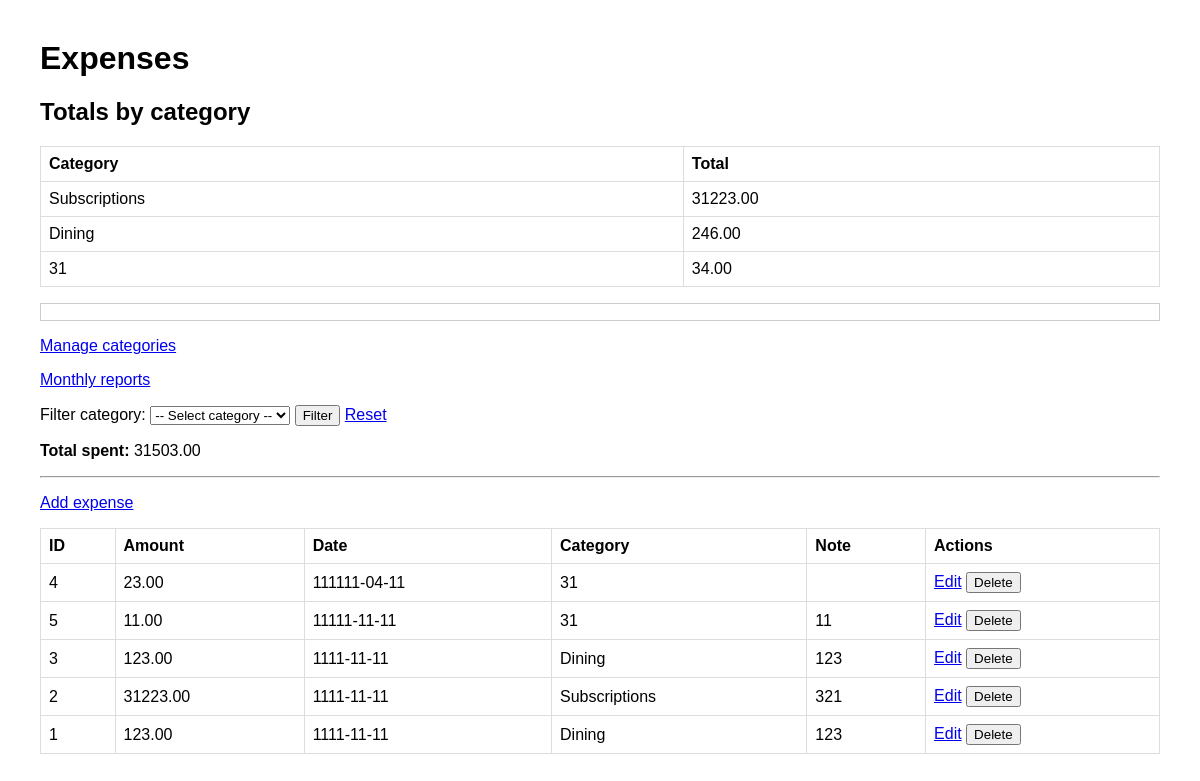
The app's page /expenses, older data.
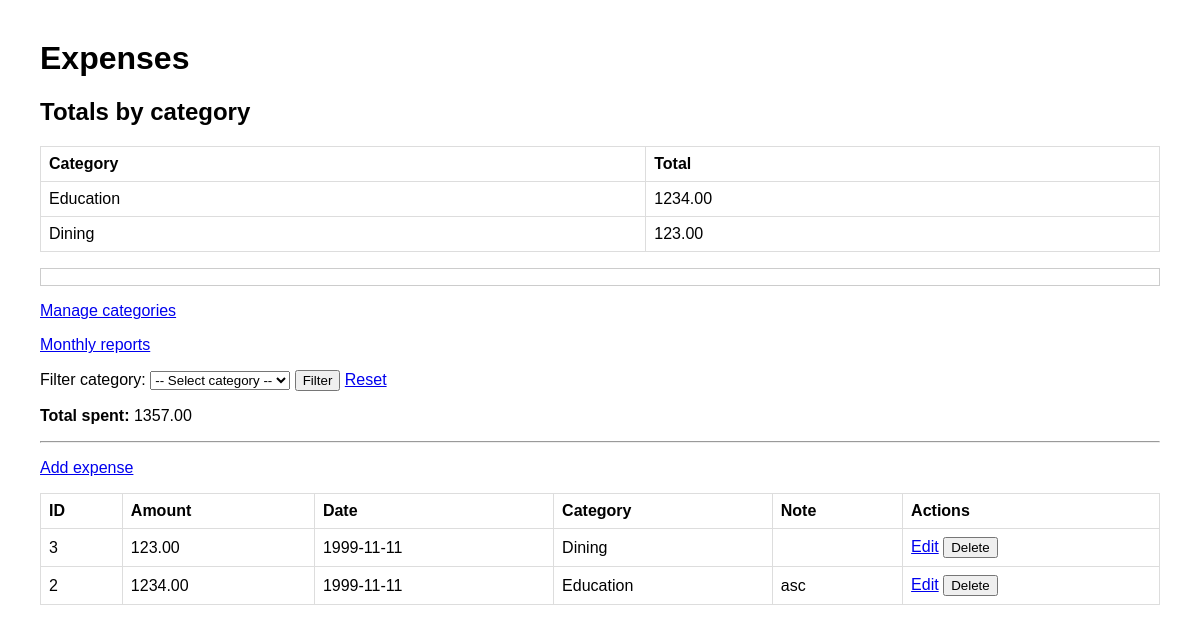
The same page, newer data.
### tables this page shows
CREATE TABLE expenses (
  id INTEGER PRIMARY KEY AUTOINCREMENT,
  user_id INTEGER NOT NULL,
  category_id INTEGER NOT NULL,
  amount REAL NOT NULL CHECK (amount > 0),
  date TEXT NOT NULL,
  note TEXT,
  FOREIGN KEY (user_id) REFERENCES users(id) ON DELETE CASCADE,
  FOREIGN KEY (category_id) REFERENCES categories(id) ON DELETE CASCADE
);

CREATE TABLE categories (
  id INTEGER PRIMARY KEY AUTOINCREMENT,
  user_id INTEGER NOT NULL,
  name TEXT NOT NULL,
  FOREIGN KEY (user_id) REFERENCES users(id) ON DELETE CASCADE,
  UNIQUE (user_id, name)
);

### webapp.py (the view)
@app.get("/expenses")
def list_expenses():
    category = request.args.get("category", "").strip()
    if category:
        rows = expenses.get_expenses_by_category(category)
        total = expenses.get_total_spent(category)
    else:
        rows = expenses.get_all_expenses()
        total = expenses.get_total_spent()
    category_totals = expenses.get_category_totals()
    categories = expenses.get_categories()
    return render_template(
        "Site.html",
        rows=rows,
        category=category,
        total=total,
        category_totals=category_totals,
        categories=categories,
    )

### database.py (called while the page is built)
def get_connection():
    conn = sqlite3.connect(DB_NAME)
    conn.execute("PRAGMA foreign_keys = ON")
    conn.row_factory = sqlite3.Row
    return conn

### expenses.py (called while the page is built)
def get_total_spent(category=None):
    conn = get_connection()
    if category:
        row = conn.execute("""
            SELECT COALESCE(SUM(e.amount), 0)
            FROM expenses e
            JOIN categories c ON c.id = e.category_id
            WHERE e.user_id = ? AND c.name = ?
        """, (CURRENT_USER_ID, category)).fetchone()
    else:
        row = conn.execute("""
            SELECT COALESCE(SUM(amount), 0)
            FROM expenses
            WHERE user_id = ?
        """, (CURRENT_USER_ID,)).fetchone()
    conn.close()
    return float(row[0])

def get_category_totals():
    conn = get_connection()
    rows = conn.execute("""
        SELECT c.name AS category, COALESCE(SUM(e.amount), 0) AS total
        FROM expenses e
        JOIN categories c ON c.id = e.category_id
        WHERE e.user_id = ?
        GROUP BY c.name
        ORDER BY total DESC
    """, (CURRENT_USER_ID,)).fetchall()
    conn.close()
    return rows

def get_categories():
    conn = get_connection()
    rows = conn.execute(
        "SELECT name FROM categories WHERE user_id = ? ORDER BY name",
        (CURRENT_USER_ID,),
    ).fetchall()
    conn.close()
    return rows

def get_all_expenses():
    conn = get_connection()
    rows = conn.execute(
        """
        SELECT e.id, e.amount, e.date, c.name AS category, e.note
        FROM expenses e
        JOIN categories c ON c.id = e.category_id
        WHERE e.user_id = ?
        ORDER BY e.date DESC, e.id DESC
        """,
        (CURRENT_USER_ID,),
    ).fetchall()
    conn.close()
    return rows

### templates/Site.html (shortened to what this page needs)
<!doctype html>
<html>
<head>
  <link rel="stylesheet" href="{{ url_for('static', filename='Site.css') }}">
</head>
<body>
  <h1>Expenses</h1>
  <h2>Totals by category</h2>
  <table>
    <thead>
      <tr>
        <th>Category</th>
        <th>Total</th>
      </tr>
    </thead>
    <tbody>
      {% for c in category_totals %}
        <tr>
          <td>{{ c[0] }}</td>
          <td>{{ "%.2f"|format(c[1]) }}</td>
        </tr>
      {% endfor %}
    </tbody>
  </table>
    <ul class="flashes">
        <li>{{ message }}</li>
    </ul>
      <p><a href="{{ url_for('list_categories') }}">Manage categories</a></p>
      <p><a href="{{ url_for('report_months') }}">Monthly reports</a></p>
  <form method="get" action="{{ url_for('list_expenses') }}">
    <label>Filter category:</label>
    <select name="category">
      <option value="">-- Select category --</option>
    </select>
    <button type="submit">Filter</button>
    <a href="{{ url_for('list_expenses') }}">Reset</a>
  </form>
  <p><strong>Total spent{% if category %} on {{ category }}{% endif %}:</strong>
   {{ "%.2f"|format(total) }}</p>
<hr>
  <p><a href="{{ url_for('new_expense') }}">Add expense</a></p>
  <table>
    <thead>
      <tr>
        <th>ID</th><th>Amount</th><th>Date</th><th>Category</th><th>Note</th><th>Actions</th>
      </tr>
    </thead>
    <tbody>
      {% for r in rows %}
        <tr>
          <td>{{ r[0] }}</td>
          <td>{{ "%.2f"|format(r[1]) }}</td>
          <td>{{ r[2] }}</td>
          <td>{{ r[3] }}</td>
          <td>{{ r[4] or "" }}</td>
          <td>
            <a href="{{ url_for('edit_expense', expense_id=r[0]) }}">Edit</a>
            <form action="{{ url_for('delete_expense', expense_id=r[0]) }}"
                  method="post"
                  style="display:inline;">
              <button type="submit" onclick="return confirm('Delete this expense?')">
                Delete
              </button>
            </form>
          </td>
        </tr>
      {% endfor %}
    </tbody>
  </table>
</body>
</html>

### static/Site.css (style rules this page uses)
body { font-family: Arial, sans-serif; margin: 40px; }
table { border-collapse: collapse; width: 100%; }
th, td { border: 1px solid #ddd; padding: 8px; }
th { text-align: left; }
.flashes { list-style: none; padding: 0; }
.flashes li { margin: 8px 0; padding: 8px; border: 1px solid #ccc; }

Row changes from the older to the newer data that the page shows:
removed expenses: id "4", amount "23.00", date "111111-04-11", name "31"
removed expenses: id "5", amount "11.00", date "11111-11-11", name "31", note "11"
removed expenses: id "1", amount "123.00", date "1111-11-11", name "Dining", note "123"
changed expenses "Dining": date "1111-11-11" → "1999-11-11"; note "123" → (not shown)
changed expenses id 2: amount "31223.00" → "1234.00"; date "1111-11-11" → "1999-11-11"; name "Subscriptions" → "Education"; note "321" → "asc"
Text that changed along with them:
{{ "%.2f"|format(total) }}: "31503.00" → "1357.00"
new list line: "Education 1234.00"
new list line: "Dining 123.00"
list line gone: "Subscriptions 31223.00"
list line gone: "Dining 246.00"
list line gone: "31 34.00"
